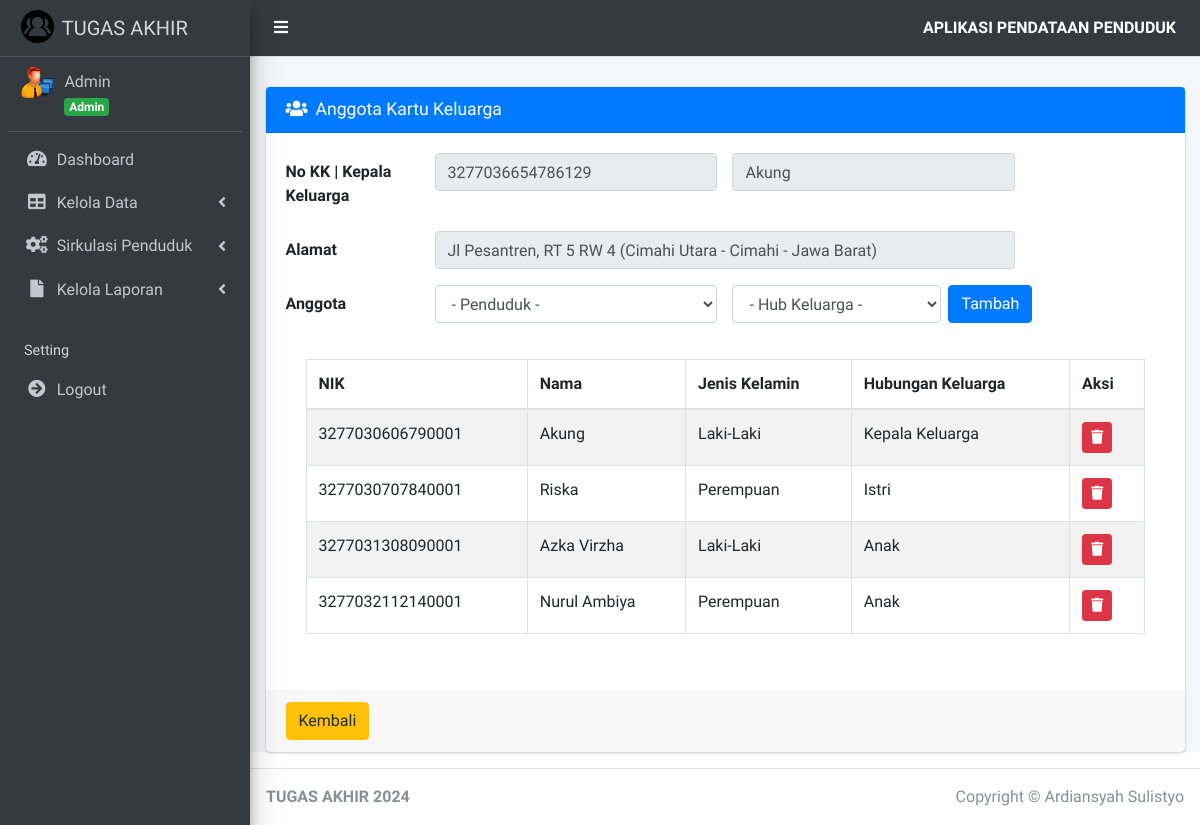
The page /index.php?page=anggota&id_kk=1 (signed in) on the database as committed earlier.
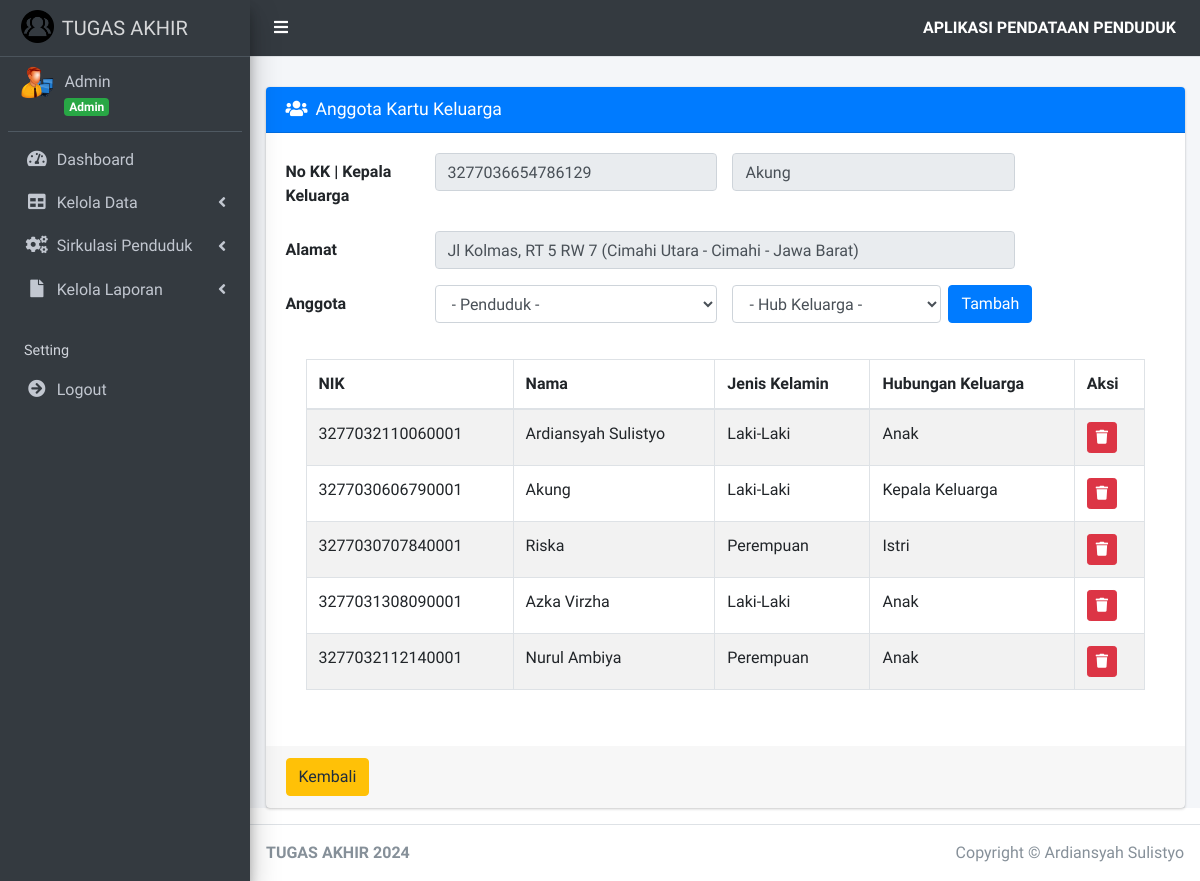
The same page on the database as committed later.
### tables this page shows
CREATE TABLE `kk` (
  `id_kk` int(11) NOT NULL,
  `no_kk` varchar(16) NOT NULL,
  `id_penduduk` int(11) NOT NULL,
  `k_keluarga` varchar(20) NOT NULL
);

CREATE TABLE `penduduk` (
  `id_penduduk` int(11) NOT NULL,
  `id_user` int(11) NOT NULL,
  `nik_penduduk` varchar(16) NOT NULL,
  `nama_penduduk` varchar(45) NOT NULL,
  `tempat_lahir_penduduk` varchar(30) NOT NULL,
  `tanggal_lahir_penduduk` date NOT NULL,
  `jenis_kelamin_penduduk` enum('Laki-Laki','Perempuan') NOT NULL,
  `alamat_penduduk` text NOT NULL,
  `desa_kelurahan_penduduk` varchar(30) NOT NULL,
  `kecamatan_penduduk` varchar(30) NOT NULL,
  `kabupaten_kota_penduduk` varchar(30) NOT NULL,
  `provinsi_penduduk` varchar(30) NOT NULL,
  `negara_penduduk` varchar(30) NOT NULL,
  `rt_penduduk` varchar(3) NOT NULL,
  `rw_penduduk` varchar(3) NOT NULL,
  `agama_penduduk` enum('Islam','Kristen','Katolik','Hindu','Buddha','Konghucu') NOT NULL,
  `pendidikan_terakhir_penduduk` varchar(20) NOT NULL,
  `pekerjaan_penduduk` varchar(20) NOT NULL,
  `status_perkawinan_penduduk` enum('Kawin','Tidak Kawin','Belum Kawin','Cerai') NOT NULL,
  `status` enum('Ada','Meninggal') NOT NULL,
  `status_keluarga` enum('Sudah Berkeluarga','Belum Berkeluarga','','') NOT NULL
);

CREATE TABLE `anggota_keluarga` (
  `id_anggota` int(11) NOT NULL,
  `id_kk` int(11) NOT NULL,
  `id_penduduk` int(11) NOT NULL,
  `hub_keluarga` varchar(15) NOT NULL
);

### pages/kk/anggota.php (the view, shortened to what this page needs)
<?php
if (isset($_GET['id_kk'])) {
    $id_kk = $_GET['id_kk'];
    $sql_cek = "SELECT * FROM `kk` JOIN `penduduk` ON kk.id_penduduk=penduduk.id_penduduk WHERE id_kk='$id_kk'";
    $query_cek = mysqli_query($koneksi, $sql_cek);
    $data_cek = mysqli_fetch_array($query_cek, MYSQLI_BOTH);
    $karkel = $data_cek['id_kk'];
}
?>
<div class="card card-primary">
    <div class="card-header">
        <h3 class="card-title">
            <i class="fa fa-users mr-2"></i>Anggota Kartu Keluarga
        </h3>
    </div>
    <form action="" method="post" enctype="multipart/form-data">
        <div class="card-body">
            <div class="form-group row">
                <label class="col-sm-2 col-form-label">No KK | Kepala Keluarga</label>
                <div class="col-sm-4">
                    <input type="text" class="form-control" id="no_kk" name="no_kk" value="<?= $data_cek['no_kk']; ?>" disabled />
                </div>
                <div class="col-sm-4">
                    <input type="text" class="form-control" id="kepala" name="kepala" value="<?= $data_cek['k_keluarga']; ?>" disabled />
                </div>
            </div>
            <div class="form-group row">
                <label class="col-sm-2 col-form-label">Alamat</label>
                <div class="col-sm-8">
                    <input type="text" class="form-control" value="<?= $data_cek['alamat_penduduk']; ?>, RT <?= $data_cek['rt_penduduk']; ?> RW <?= $data_cek['rw_penduduk']; ?> (<?= $data_cek['kecamatan_penduduk']; ?> - <?= $data_cek['kabupaten_kota_penduduk']; ?> - <?= $data_cek['provinsi_penduduk']; ?>)" disabled />
                </div>
            </div>
            <div class="form-group row">
                <label class="col-sm-2 col-form-label">Anggota</label>
                <div class="col-sm-4">
                    <select name="id_pend" id="id_pend" class="form-control select2bs4" required>
                        <option selected="selected">- Penduduk -</option>
                    </select>
                </div>
                <div class="col-sm-3">
                    <select name="hubungan" id="hubungan" class="form-control">
                        <option>- Hub Keluarga -</option>
                    </select>
                </div>
                <input type="submit" name="Simpan" value="Tambah" class="btn btn-primary">
            </div>
            <div class="card-body">
                <div class="table-responsive">
                    <table class="table table-bordered table-striped">
                        <thead>
                            <tr>
                                <th>NIK</th>
                                <th>Nama</th>
                                <th>Jenis Kelamin</th>
                                <th>Hubungan Keluarga</th>
                                <th>Aksi</th>
                            </tr>
                        </thead>
                        <tbody>
                            <?php
                            $sql = $koneksi->query("SELECT p.nik_penduduk, p.nama_penduduk, p.jenis_kelamin_penduduk, a.hub_keluarga, a.id_anggota
			  										FROM penduduk p JOIN anggota_keluarga a ON p.id_penduduk=a.id_penduduk
													WHERE status='Ada' AND id_kk=$karkel AND status_keluarga='Sudah Berkeluarga'");
                            while ($data = $sql->fetch_assoc()) {
                            ?>
                                <tr>
                                    <td>
                                        <?= $data['nik_penduduk']; ?>
                                    </td>
                                    <td>
                                        <?= $data['nama_penduduk']; ?>
                                    </td>
                                    <td>
                                        <?= $data['jenis_kelamin_penduduk']; ?>
                                    </td>
                                    <td>
                                        <?= $data['hub_keluarga']; ?>
                                    </td>
                                    <td>
                                        <a href="?page=hapus_anggota&id_anggota=<?= $data['id_anggota']; ?>" onclick="return confirm('Apakah anda yakin hapus data ini ?')" title="Hapus" class="btn btn-danger btn-sm">
                                            <i class="fa fa-trash"></i>
                                        </a>
                                    </td>
                                </tr>
                            <?php
                            }
                            ?>
                        </tbody>
                    </table>
                </div>
            </div>
        </div>
        <div class="card-footer">
            <a href="?page=kk" title="Kembali" class="btn btn-warning">Kembali</a>
        </div>
    </form>
</div>

Rows that differ between the two databases and show on the page:
changed through a linked row, kk "Akung": id_penduduk.provinsi_penduduk "Jl Pesantren, RT 5 RW 4 (Cimahi Utara - Cimahi - Jawa Barat)" → "Jl Kolmas, RT 5 RW 7 (Cimahi Utara - Cimahi - Jawa Barat)"
now on this page (row unchanged): anggota_keluarga: id_penduduk.nik_penduduk "3277032110060001", id_penduduk.nama_penduduk "Ardiansyah Sulistyo", id_penduduk.jenis_kelamin_penduduk "Laki-Laki", hub_keluarga "Anak"
